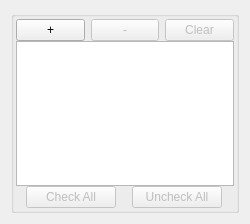
      <widget class="QWidget" name="page_main">
       <property name="geometry">
        <rect>
         <x>0</x>
         <y>0</y>
         <width>250</width>
         <height>224</height>
        </rect>
       </property>
       <attribute name="label">
        <string>Frames list</string>
       </attribute>
       <layout class="QVBoxLayout" name="verticalLayout_2">
        <item>
         <widget class="QGroupBox" name="framesGroupBox">
          <property name="sizePolicy">
           <sizepolicy hsizetype="Preferred" vsizetype="MinimumExpanding">
            <horstretch>0</horstretch>
            <verstretch>0</verstretch>
           </sizepolicy>
          </property>
          <property name="minimumSize">
           <size>
            <width>0</width>
            <height>150</height>
           </size>
          </property>
          <property name="title">
           <string/>
          </property>
          <layout class="QVBoxLayout" name="verticalLayout_20">
           <property name="spacing">
            <number>0</number>
           </property>
           <property name="margin">
            <number>2</number>
           </property>
           <item>
            <layout class="QHBoxLayout" name="horizontalLayout_3">
             <property name="spacing">
              <number>6</number>
             </property>
             <property name="sizeConstraint">
              <enum>QLayout::SetMinimumSize</enum>
             </property>
             <item>
              <widget class="QPushButton" name="addPushButton">
               <property name="sizePolicy">
                <sizepolicy hsizetype="MinimumExpanding" vsizetype="Fixed">
                 <horstretch>0</horstretch>
                 <verstretch>0</verstretch>
                </sizepolicy>
               </property>
               <property name="minimumSize">
                <size>
                 <width>20</width>
                 <height>0</height>
                </size>
               </property>
               <property name="maximumSize">
                <size>
                 <width>300</width>
                 <height>16777215</height>
                </size>
               </property>
               <property name="toolTip">
                <string>Add images to list</string>
               </property>
               <property name="text">
                <string>+</string>
               </property>
              </widget>
             </item>
             <item>
              <widget class="QPushButton" name="remPushButton">
               <property name="enabled">
                <bool>false</bool>
               </property>
               <property name="sizePolicy">
                <sizepolicy hsizetype="MinimumExpanding" vsizetype="Fixed">
                 <horstretch>0</horstretch>
                 <verstretch>0</verstretch>
                </sizepolicy>
               </property>
               <property name="minimumSize">
                <size>
                 <width>20</width>
                 <height>20</height>
                </size>
               </property>
               <property name="maximumSize">
                <size>
                 <width>300</width>
                 <height>16777215</height>
                </size>
               </property>
               <property name="toolTip">
                <string>Remove current item from list</string>
               </property>
               <property name="text">
                <string>-</string>
               </property>
              </widget>
             </item>
             <item>
              <widget class="QPushButton" name="clrPushButton">
               <property name="enabled">
                <bool>false</bool>
               </property>
               <property name="minimumSize">
                <size>
                 <width>20</width>
                 <height>0</height>
                </size>
               </property>
               <property name="maximumSize">
                <size>
                 <width>200</width>
                 <height>16777215</height>
                </size>
               </property>
               <property name="toolTip">
                <string>Clear the entire list</string>
               </property>
               <property name="text">
                <string>Clear</string>
               </property>
              </widget>
             </item>
            </layout>
           </item>
           <item>
            <widget class="QListWidget" name="lightListWidget">
             <property name="sizePolicy">
              <sizepolicy hsizetype="Minimum" vsizetype="MinimumExpanding">
               <horstretch>0</horstretch>
               <verstretch>0</verstretch>
              </sizepolicy>
             </property>
             <property name="minimumSize">
              <size>
               <width>20</width>
               <height>30</height>
              </size>
             </property>
             <property name="maximumSize">
              <size>
               <width>16777215</width>
               <height>16777215</height>
              </size>
             </property>
            </widget>
           </item>
           <item>
            <layout class="QHBoxLayout" name="horizontalLayout_4">
             <property name="spacing">
              <number>6</number>
             </property>
             <property name="sizeConstraint">
              <enum>QLayout::SetMinimumSize</enum>
             </property>
             <item>
              <widget class="QPushButton" name="listCheckAllBtn">
               <property name="enabled">
                <bool>false</bool>
               </property>
               <property name="sizePolicy">
                <sizepolicy hsizetype="MinimumExpanding" vsizetype="Fixed">
                 <horstretch>0</horstretch>
                 <verstretch>0</verstretch>
                </sizepolicy>
               </property>
               <property name="maximumSize">
                <size>
                 <width>90</width>
                 <height>16777215</height>
                </size>
               </property>
               <property name="toolTip">
                <string>Use all images</string>
               </property>
               <property name="text">
                <string>Check All</string>
               </property>
              </widget>
             </item>
             <item>
              <widget class="QPushButton" name="listUncheckAllBtn">
               <property name="enabled">
                <bool>false</bool>
               </property>
               <property name="sizePolicy">
                <sizepolicy hsizetype="MinimumExpanding" vsizetype="Minimum">
                 <horstretch>0</horstretch>
                 <verstretch>0</verstretch>
                </sizepolicy>
               </property>
               <property name="maximumSize">
                <size>
                 <width>90</width>
                 <height>16777215</height>
                </size>
               </property>
               <property name="toolTip">
                <string>Use no images</string>
               </property>
               <property name="text">
                <string>Uncheck All</string>
               </property>
              </widget>
             </item>
            </layout>
           </item>
          </layout>
         </widget>
        </item>
       </layout>
      </widget>
